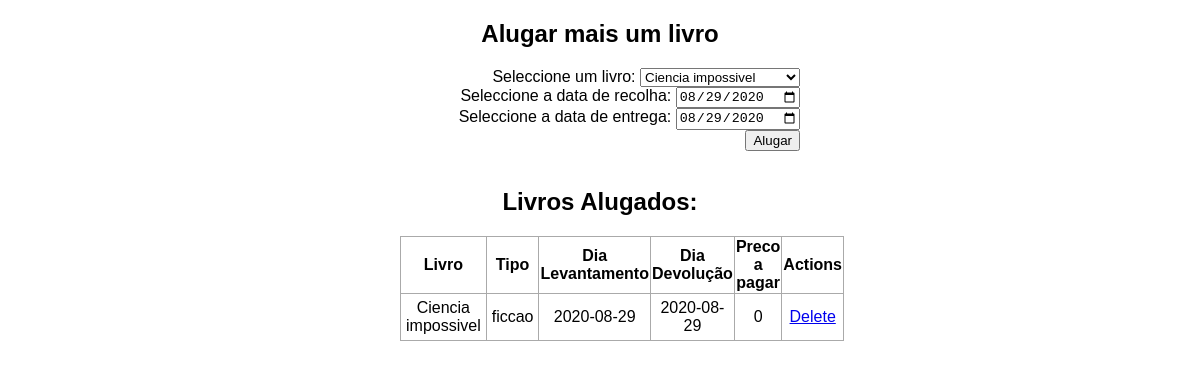
The page / on the database its author committed.
### app.py (models this page shows, shortened)
class Todo(db.Model):
    id = db.Column(db.Integer, primary_key=True)
    content = db.Column(db.String(200), nullable=False)
    book_type = db.Column(db.String(200), nullable=False)
    DateTake = db.Column(db.DateTime, default=datetime.utcnow)
    DateReturn = db.Column(db.DateTime, default=datetime.utcnow)

### app.py (the view)
@app.route('/', methods=['POST', 'GET'])
def index():
    if request.method == 'POST':
        DateTake = datetime.strptime(request.form['DateTake'], '%Y-%m-%d')
        DateReturn =datetime.strptime(request.form['DateReturn'], '%Y-%m-%d')
        book_name= request.form['bookDropdown']
        book_type= books[book_name]["type"]
        rent_price = compute_price1(DateTake,DateReturn)
        print(rent_price)
        new_task = Todo(content=book_name,book_type=book_type, DateTake=DateTake,DateReturn=DateReturn)
        db.session.add(new_task)
        db.session.commit()
        return redirect('/')
    else:
        tasks = Todo.query.order_by(Todo.DateTake).all()
        return render_template('index.html', tasks=tasks,books=books, today=datetime.today().strftime("%Y-%m-%d"), compute_price1=compute_price1)

### rent_price.py (called while the page is built)
def compute_price1(d1,d2):
    assert d2>=d1
    return (d2-d1).days

### templates/index.html (shortened to what this page needs)
{% extends 'base.html' %}
{% block body %}
<div class="content">
    <h2 style="text-align: center">Alugar mais um livro </h2>
    <div class="form">
        <form action="/" method="POST">
            Seleccione um livro:
            <select class="bookForm" id="bookDropdown" type="text" name="bookDropdown" >
                {% for book in books %}
                <option id={{book}} value="{{book}}">{{book}}</option>
                {% endfor %}
           </select>
            <br>
            Seleccione a data de recolha:
            <input type="date"  name="DateTake" id="DateTake" value ="{{today}}">
             <br>
            Seleccione a data de entrega:
            <input type="date" name="DateReturn" id="DateReturn" value ="{{today}}">
            <input type="submit" value="Alugar" >
        </form>
    </div>
    <br>
    {% if tasks|length < 1 %}
    <h4 style="text-align: center">Sem livros alugados</h4>
    {% else %}
    <table>
        <h2 style="text-align: center">Livros Alugados:</h2>
        <tr>
            <th>Livro</th>
            <th>Tipo</th>
            <th>Dia Levantamento</th>
            <th>Dia Devolução</th>
            <th>Preco a pagar</th>
            <th>Actions</th>
        </tr>
        {% for task in tasks %}
            <tr>
                <td>{{ task.content }}</td>
                <td>{{ task.book_type }}</td>
                <td>{{ task.DateTake.date() }}</td>
                <td>{{ task.DateReturn.date() }}</td>
                <td>{{ compute_price1(task.DateTake.date() ,task.DateReturn.date())  }}</td>
                <td>
                    <a href="/delete/{{task.id}}">Delete</a>
                </td>
            </tr>
        {% endfor %}
    </table>
    {% endif %}
</div>
{% endblock %}

### templates/base.html (shortened to what this page needs)
<!DOCTYPE html>
<html lang="en">
    <head>
        <link rel="stylesheet" href="{{ url_for('static', filename='css/main.css') }}">
    </head>
    <body>
        {% block body %}{% endblock %}
    </body>
</html>

### static/css/main.css (style rules this page uses)
body, html { margin: 0; font-family: sans-serif; }
.content { margin: 0 auto; width: 400px; }
table, td, th { border: 1px solid #aaa; }
table { border-collapse: collapse; width: 100%; }
th { height: 30px; }
td { text-align: center; padding: 5px; }
.form { margin-top: 20px; text-align: right; }

### rows shown on the page
Todo: content "Ciencia impossivel", book_type "ficcao", DateTake "2020-08-29", DateReturn "2020-08-29", DateTake+DateReturn "0"

### other values the page prints
form field bookDropdown "Ciencia impossivel"
